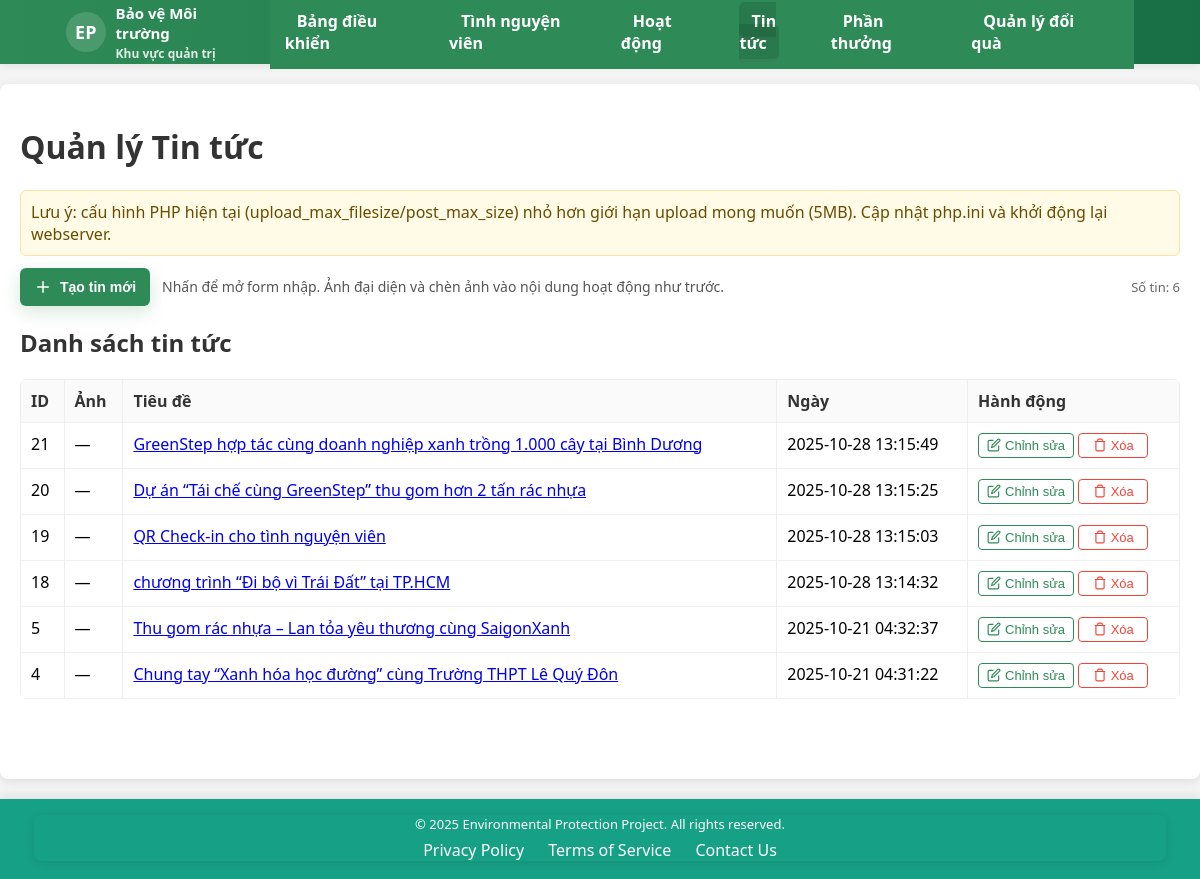
The app's page /admin/public/manage_news.php (signed in) with its own data.
### tables this page shows
CREATE TABLE `news` (
  `id` int(11) NOT NULL,
  `title` varchar(100) NOT NULL,
  `content` text NOT NULL,
  `author_id` int(11) DEFAULT NULL,
  `created_at` timestamp NOT NULL DEFAULT current_timestamp(),
  `image` varchar(255) DEFAULT NULL,
  `slug` varchar(255) DEFAULT NULL,
  `views` int(11) DEFAULT 0
);

### admin/public/manage_news.php (the view, shortened to what this page needs)
<?php
include '../includes/auth.php';
try {
    $colsStmt = $pdo->query("SHOW COLUMNS FROM news");
    $cols = $colsStmt->fetchAll(PDO::FETCH_COLUMN, 0);
} catch (Throwable $e) {
    $cols = [];
}
$hasImageCol = in_array('image', $cols);
$news = [];
$message = '';
try {
    $news = $pdo->query("SELECT * FROM news ORDER BY created_at DESC, id DESC")->fetchAll(PDO::FETCH_ASSOC);
} catch (Throwable $e) {
    $message = 'Lỗi khi lấy tin: ' . $e->getMessage();
}
$maxSize = 5 * 1024 * 1024;
function shorthand_to_bytes($val) {
    $val = trim($val);
    $last = strtolower($val[strlen($val)-1]);
    $num = (int)$val;
    if ($last === 'm') return $num * 1024 * 1024;
    return (int)$val;
}
$uploadMax = shorthand_to_bytes(ini_get('upload_max_filesize') ?: '2M');
$postMax = shorthand_to_bytes(ini_get('post_max_size') ?: '8M');
if ($uploadMax < $maxSize || $postMax < $maxSize) {
    $message .= ' Lưu ý: cấu hình PHP hiện tại (upload_max_filesize/post_max_size) nhỏ hơn giới hạn upload mong muốn (5MB). Cập nhật php.ini và khởi động lại webserver.';
}
?>
<!DOCTYPE html>
<html lang="vi">
<head>
<link rel="stylesheet" href="assets/css/style.css">
<link rel="stylesheet" href="assets/css/buttons.css">
<link rel="stylesheet" href="assets/css/common.css">
</head>
<body>
<?php include '../includes/header.php'; ?>
<div class="container">
    <h1>Quản lý Tin tức</h1>
    <?php if ($message): ?><div class="alert"><?php echo htmlspecialchars($message); ?></div><?php endif; ?>
    <div class="form-toggle" style="margin-bottom:12px;display:flex;gap:12px;align-items:center;justify-content:space-between">
        <div style="display:flex;gap:12px;align-items:center">
            <button id="openModalBtn" class="btn btn-primary btn-icon create-news-btn" type="button" title="Tạo tin mới">
                <svg viewBox="0 0 24 24" fill="none" xmlns="http://www.w3.org/2000/svg" aria-hidden="true">
                    <path d="M12 5v14M5 12h14" stroke="#fff" stroke-width="2" stroke-linecap="round" stroke-linejoin="round"/>
                </svg>
                <span>Tạo tin mới</span>
            </button>
            <div class="note">Nhấn để mở form nhập. Ảnh đại diện và chèn ảnh vào nội dung hoạt động như trước.</div>
        </div>
        <div style="font-size:13px;color:#666">Số tin: <?php echo count($news); ?></div>
    </div>
    <h2>Danh sách tin tức</h2>
    <div class="news-list">
    <table>
        <thead>
            <tr><th>ID</th><th>Ảnh</th><th>Tiêu đề</th><th>Ngày</th><th>Hành động</th></tr>
        </thead>
        <tbody>
        <?php foreach ($news as $item): ?>
            <?php $rowData = ['id'=>$item['id'],'title'=>$item['title'] ?? '','content'=>$item['content'] ?? '','image'=>($item['image'] ?? '')]; ?>
            <tr data-item='<?php echo htmlspecialchars(json_encode($rowData, JSON_UNESCAPED_UNICODE|JSON_HEX_APOS|JSON_HEX_QUOT), ENT_QUOTES); ?>'>
                <td><?php echo htmlspecialchars($item['id']); ?></td>
                <td>
                    <?php if ($hasImageCol && !empty($item['image']) && file_exists(__DIR__ . '/../../uploads/news/' . $item['image'])): ?>
                        <img src="/Expense_tracker-main/Expense_Tracker/uploads/news/<?php echo rawurlencode($item['image']); ?>" class="thumbnail" alt="Ảnh đại diện">
                    <?php else: ?>
                        —
                    <?php endif; ?>
                </td>
                <td><a href="/Expense_tracker-main/Expense_Tracker/news.php?id=<?php echo $item['id']; ?>" target="_blank"><?php echo htmlspecialchars($item['title']); ?></a></td>
                <td><?php echo htmlspecialchars($item['created_at'] ?? ''); ?></td>
                <td class="actions" style="white-space: nowrap">
                            <button type="button" class="action-btn edit" data-action="edit">
                                <svg width="14" height="14" viewBox="0 0 24 24" fill="none" stroke="currentColor" stroke-width="2">
                                    <path d="M11 4H4a2 2 0 0 0-2 2v14a2 2 0 0 0 2 2h14a2 2 0 0 0 2-2v-7"></path>
                                    <path d="M18.5 2.5a2.121 2.121 0 0 1 3 3L12 15l-4 1 1-4 9.5-9.5z"></path>
                                </svg>
                                Chỉnh sửa
                            </button>
                            <form method="POST" style="display:inline" onsubmit="return confirm('Bạn có chắc muốn xóa tin này?');">
                                <button type="submit" name="delete_news" class="action-btn delete">
                                    <svg width="14" height="14" viewBox="0 0 24 24" fill="none" stroke="currentColor" stroke-width="2">
                                        <polyline points="3 6 5 6 21 6"></polyline>
                                        <path d="M19 6v14a2 2 0 0 1-2 2H7a2 2 0 0 1-2-2V6m3 0V4a2 2 0 0 1 2-2h4a2 2 0 0 1 2 2v2"></path>
                                    </svg>
                                    Xóa
                                </button>
                            </form>
                        </td>
            </tr>
        <?php endforeach; ?>
        </tbody>
    </table>
    </div>
</div>
<?php include '../includes/footer.php'; ?>
</body>
</html>

### admin/public/assets/css/style.css (style rules this page uses)
body { background-color: #f4f4f4; font-family: 'Segoe UI', Arial, sans-serif; margin: 0; padding: 0; }
.container { max-width: 1200px; margin: 20px auto; padding: 20px; background-color: #fff; border-radius: 8px; box-shadow: 0 2px 10px rgba(0, 0, 0, 0.1); }
h1, h2, h3 { color: #333; }
.button, .btn { background:#2e8b57;color:#fff;border:0;padding:10px 14px;border-radius:6px;cursor:pointer }
.alert { background:#fffbe6;border:1px solid #ffe0a8;padding:10px;border-radius:6px;margin-bottom:12px;color:#6a4b00 }
.news-list table { width:100%;border-collapse:collapse;background:#fff;border-radius:6px;overflow:hidden }
.news-list th, .news-list td { padding:10px;border-bottom:1px solid #f0f0f0 }
.news-list thead th { background:#fafafa;color:#333;font-weight:600 }
.container { padding-bottom: 80px; }

### admin/public/assets/css/buttons.css (style rules this page uses)
.btn { display:inline-flex; align-items:center; gap:6px; padding:8px 16px; border-radius:6px; border:1px solid #2e8b57; cursor:pointer; font-size:14px; font-weight:500; transition:all 0.15s ease; background:#fff; color:#2e8b57; text-decoration:none }
.btn-primary { border-color:#2e8b57; background:#2e8b57; color:#fff; position:relative; overflow:hidden }
.btn-primary::after { content:''; position:absolute; inset:0; background:rgba(255,255,255,0.1); opacity:0; transition:opacity 0.2s }
.btn-icon svg { width:18px;height:18px;stroke:currentColor }
.btn-primary { background:linear-gradient(180deg,#28a745,#208038); color:#fff; padding:10px 14px; border-radius:8px; border:0; font-weight:700; display:inline-flex; align-items:center; gap:8px; box-shadow:0 6px 18px rgba(32,128,56,0.18); transition:transform .12s ease,box-shadow .12s ease }
.create-news-btn { padding:10px 14px }
.action-btn { padding:4px 8px; border-radius:4px; border:1px solid #e0e0e0; font-size:13px; cursor:pointer; display:inline-flex; align-items:center; gap:4px; transition:all 0.15s ease; font-weight:500; background:#fff; min-width:70px; justify-content:center }
.action-btn.edit { color:#2e8b57;border-color:#2e8b57 }
.action-btn.delete { color:#f44336;border-color:#f44336 }

### admin/public/assets/css/common.css (style rules this page uses)
.container { max-width:1100px; margin:28px auto; padding:20px; background:#fff; border-radius:8px; box-shadow:0 8px 24px rgba(10,10,10,0.04) }
.form-toggle .note { color:#555; font-size:14px }
table { width:100%; border-collapse:collapse; margin-top:12px }
th,td { padding:10px; border:1px solid #eee; text-align:left; vertical-align:top }
th { background:#f7faf7 }
.alert { background:#ffe; border:1px solid #f5d; padding:8px; margin-bottom:12px; border-radius:6px }

### admin/includes/header.php (style rules this page uses)
:root { --brand-1:#2e8b57; --brand-2:#196f45; --muted:#6b6b6b; --nav-height:64px; --container-width:1100px; }

### admin/includes/footer.php (style rules this page uses)
html, body { margin: 0; }

### records on screen
news: id "21", title "GreenStep hợp tác cùng doanh nghiệp xanh trồng 1.000 cây tại Bình Dương", created_at "2025-10-28 13:15:49"
news: id "20", title "Dự án “Tái chế cùng GreenStep” thu gom hơn 2 tấn rác nhựa", created_at "2025-10-28 13:15:25"
news: id "19", title "QR Check-in cho tình nguyện viên", created_at "2025-10-28 13:15:03"
news: id "18", title "chương trình “Đi bộ vì Trái Đất” tại TP.HCM", created_at "2025-10-28 13:14:32"
news: id "5", title "Thu gom rác nhựa – Lan tỏa yêu thương cùng SaigonXanh", created_at "2025-10-21 04:32:37"
news: id "4", title "Chung tay “Xanh hóa học đường” cùng Trường THPT Lê Quý Đôn", created_at "2025-10-21 04:31:22"

### other values on screen
$label "Bảng điều khiển Tình nguyện viên Hoạt động Tin tức Phần thưởng Quản lý đổi quà"
$message "Lưu ý: cấu hình PHP hiện tại (upload_max_filesize/post_max_size) nhỏ hơn giới hạn upload mong muốn (5MB). Cập nhật php.ini và khởi động lại webserver."
count($news) "6"
